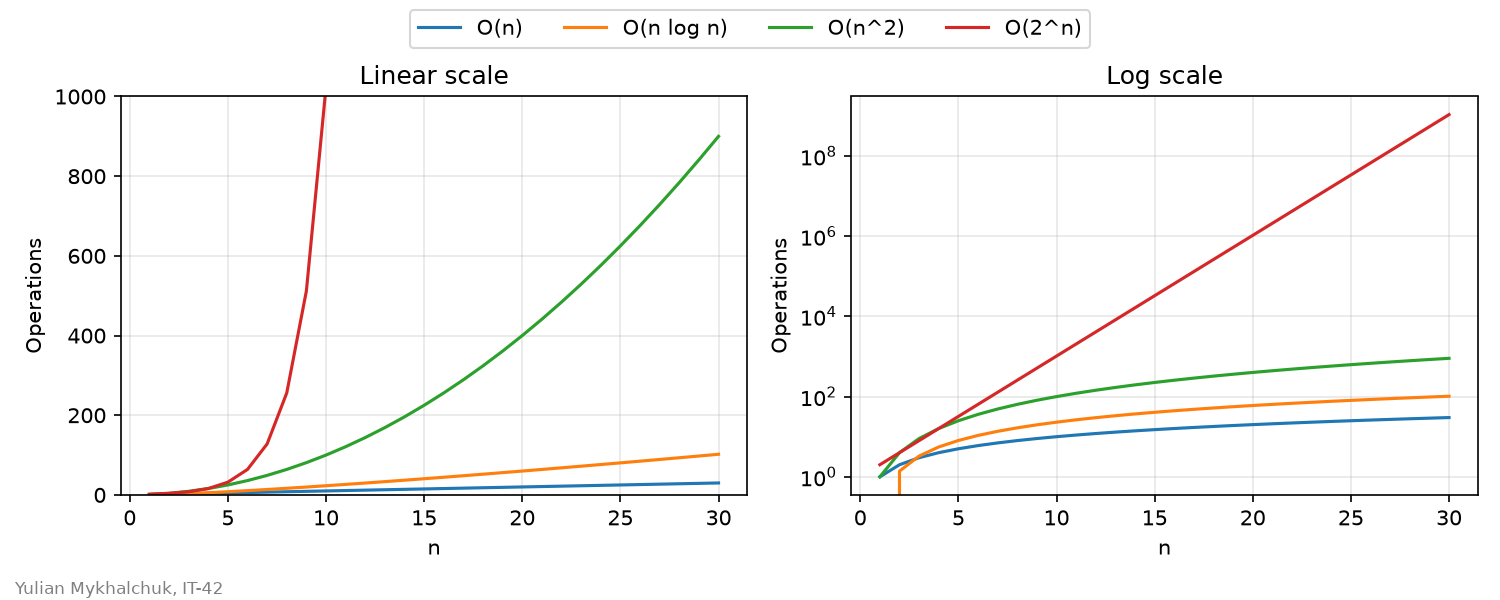

Python code for this plot:
import numpy as np
import matplotlib.pyplot as plt

STUDENT_NAME = "Yulian Mykhalchuk"
STUDENT_GROUP = "IT-42"

n = np.arange(1, 31)

y1 = n
y2 = n * np.log(n)
y3 = n ** 2
y4 = 2 ** n

fig, (ax1, ax2) = plt.subplots(1, 2, figsize=(10, 4))

ax1.plot(n, y1, label="O(n)")
ax1.plot(n, y2, label="O(n log n)")
ax1.plot(n, y3, label="O(n^2)")
ax1.plot(n, y4, label="O(2^n)")

ax1.set_title("Linear scale")
ax1.set_xlabel("n")
ax1.set_ylabel("Operations")
ax1.set_ylim(0, 1000)
ax1.grid(True, alpha=0.3)

ax2.plot(n, y1, label="O(n)")
ax2.plot(n, y2, label="O(n log n)")
ax2.plot(n, y3, label="O(n^2)")
ax2.plot(n, y4, label="O(2^n)")

ax2.set_title("Log scale")
ax2.set_xlabel("n")
ax2.set_ylabel("Operations")
ax2.set_yscale("log")
ax2.grid(True, alpha=0.3)

handles, labels = ax1.get_legend_handles_labels()
fig.legend(handles, labels, loc="upper center", ncol=4)

fig.text(
    0.01, 0.01,
    f"{STUDENT_NAME}, {STUDENT_GROUP}",
    fontsize=8,
    color="gray"
)

fig.tight_layout(rect=[0, 0.03, 1, 0.93])
fig.savefig("task_1.png", dpi=150)

plt.show()
